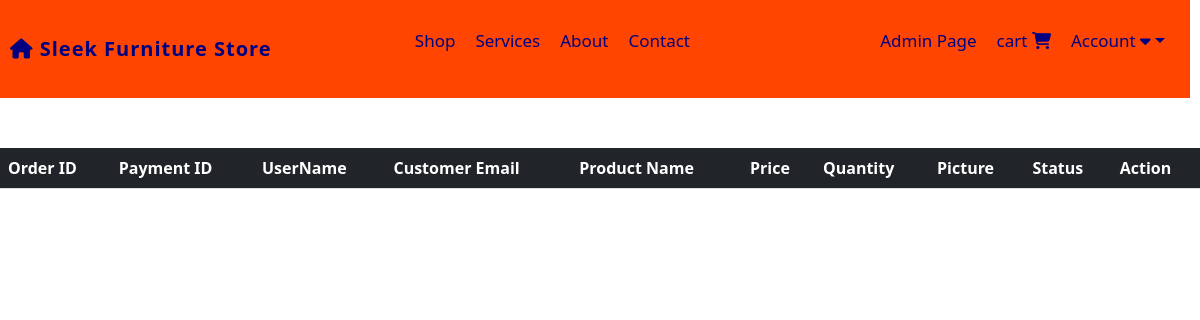
Page /view-orders (signed in) on the earlier database version.
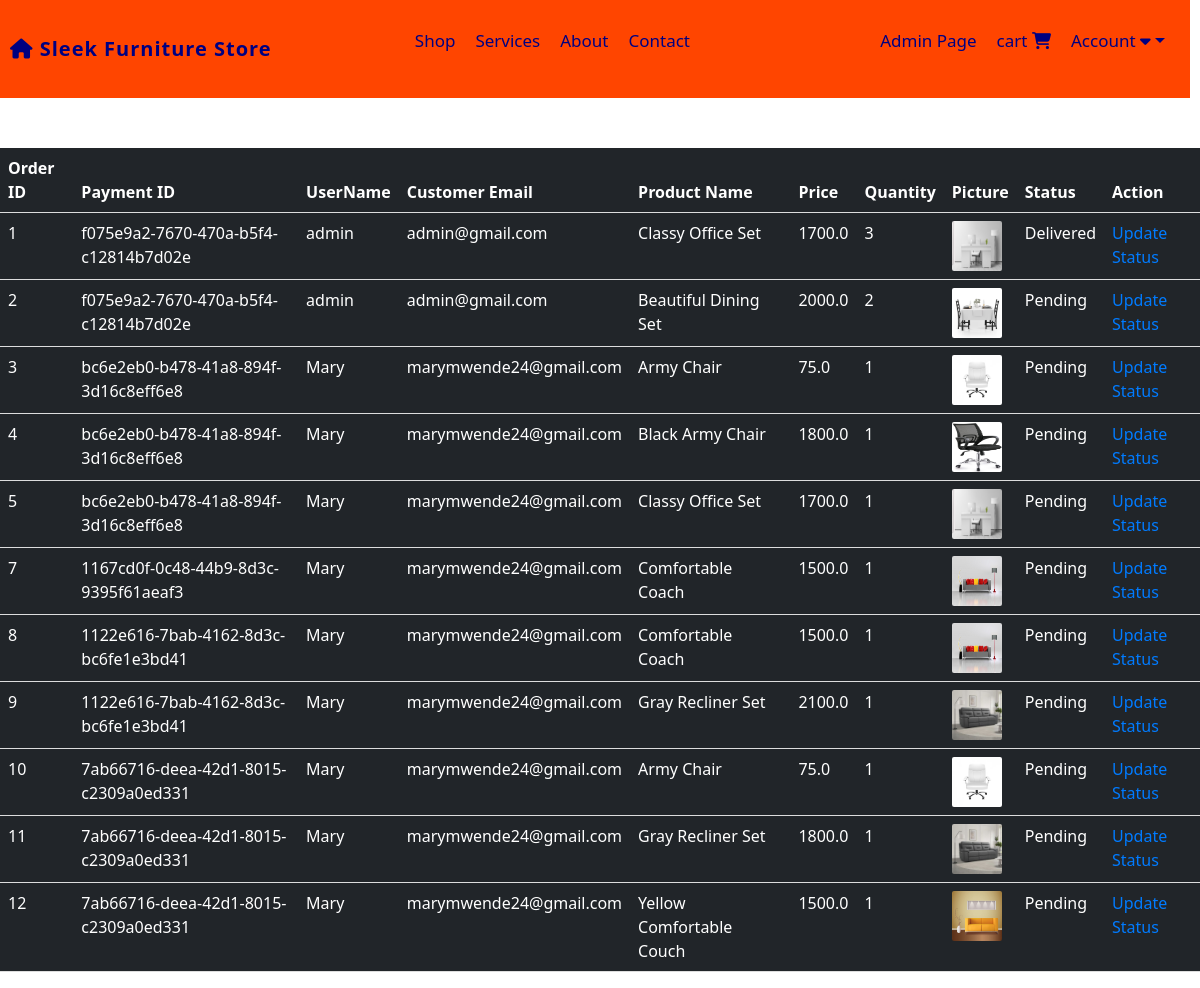
Same page on the later database version.
### website/models.py (models this page shows, shortened)
class Order(db.Model):
    id = db.Column(db.Integer, primary_key=True)
    quantity = db.Column(db.Integer, nullable=False)
    price = db.Column(db.Float, nullable=False)
    status = db.Column(db.String(100), nullable=False)
    payment_id = db.Column(db.String(1000), nullable=False)
    customer_link = db.Column(db.Integer, db.ForeignKey('customer.id'), nullable=False)
    product_link = db.Column(db.Integer, db.ForeignKey('product.id'), nullable=False)

class Customer(db.Model, UserMixin):
    id = db.Column(db.Integer, primary_key=True)
    email = db.Column(db.String(100), unique=True)
    username = db.Column(db.String(100), unique=True)
    password_hash = db.Column(db.String(100), nullable=False)
    date_joined = db.Column(db.DateTime(), default=datetime.utcnow)
    cart_items = db.relationship('Cart', backref=db.backref('customer', lazy=True))
    orders = db.relationship('Order', backref=db.backref('customer', lazy=True))
    @property
    def password(self):
        raise AttributeError('Password is not a readable attribute')

class Product(db.Model):
    id = db.Column(db.Integer, primary_key=True)
    product_name = db.Column(db.String(100), nullable=False)
    current_price = db.Column(db.Float, nullable=False)
    previous_price = db.Column(db.Float, nullable=False)
    in_stock = db.Column(db.Integer, nullable=False)
    product_picture = db.Column(db.String(1000), nullable=False)
    flash_sale = db.Column(db.Boolean, default=False)
    date_added = db.Column(db.DateTime(), default=datetime.utcnow)
    carts = db.relationship('Cart', backref='product', cascade='all, delete-orphan')
    orders = db.relationship('Order', backref='product', cascade='all, delete-orphan')

### website/admin.py (the view)
@admin.route('/view-orders')
@login_required
def order_view():
    if current_user.id == 1:
        orders = Order.query.all()
        return render_template('view_orders.html', orders=orders)
    return render_template('404.html')

### website/__init__.py (called while the page is built)
def create_app():
    app = Flask(__name__)
    app.config['SECRET_KEY'] = 'Marymutiso' #For encrypting session data for auth etc.
    app.config['SQLALCHEMY_DATABASE_URI'] = f'sqlite:///{DB_NAME}'
    migrate = Migrate(app, db)
    db.init_app(app)
    @app.errorhandler(404)
    def page_not_found(error):
        return render_template('404.html'), 404
    login_manager = LoginManager()
    login_manager.init_app(app)
    login_manager.login_view = 'auth.login'
    @login_manager.user_loader
    def load_user(id):
        return Customer.query.get(int(id))
    from .views import views
    from .auth import auth
    from .admin import admin
    from .models import Customer, Product, Cart, Order
    app.register_blueprint(views, url_prefix='/')
    app.register_blueprint(auth, url_prefix='/')
    app.register_blueprint(admin, url_prefix='/')
    return app

### website/templates/view_orders.html (shortened to what this page needs)
{% extends 'base.html' %}
{% block content %}
<table class="table table-dark table-hover">
    <thead>
        <tr>
            <th scope="col">Order ID</th>
            <th scope="col">Payment ID</th>
            <th scope="col">UserName</th>
            <th scope="col">Customer Email</th>
            <th scope="col">Product Name</th>
            <th scope="col">Price</th>
            <th scope="col">Quantity</th>
            <th scope="col">Picture</th>
            <th scope="col">Status</th>
            <th scope="col">Action</th>
        </tr>
    </thead>
    <tbody>
        {% for order in orders %}
        <tr>
            <td>{{ order.id }}</td>
            <td>{{ order.payment_id }}</td>
            <td>{{ order.customer.username }}</td>
            <td>{{ order.customer.email }}</td>
            <td>{{ order.product.product_name }}</td>
            <td>{{ order.price }}</td>
            <td>{{ order.quantity }}</td>
            <td><img src="{{ order.product.product_picture }}" alt="" style="height: 50px; width: 50px; border-radius: 2px;"></td>
            <td>{{ order.status}}</td>
            <td>
                <a href="/update-order/{{ order.id }}">Update Status</a>
            </td>
        </tr>
        {% endfor %}
    </tbody>
</table>
{% endblock %}

Differences in the rows shown:
added Order: id "1", payment_id "f075e9a2-7670-470a-b5f4-c12814b7d02e", customer.username "admin", customer.email "admin@gmail.com", product.product_name "Classy Office Set", price "1700.0", quantity "3", product.product_picture (picture), status "Delivered"
added Order: id "2", payment_id "f075e9a2-7670-470a-b5f4-c12814b7d02e", customer.username "admin", customer.email "admin@gmail.com", product.product_name "Beautiful Dining Set", price "2000.0", quantity "2", product.product_picture (picture), status "Pending"
added Order: id "3", payment_id "bc6e2eb0-b478-41a8-894f-3d16c8eff6e8", customer.username "Mary", customer.email "marymwende24@gmail.com", product.product_name "Army Chair", price "75.0", quantity "1", product.product_picture (picture), status "Pending"
added Order: id "4", payment_id "bc6e2eb0-b478-41a8-894f-3d16c8eff6e8", customer.username "Mary", customer.email "marymwende24@gmail.com", product.product_name "Black Army Chair", price "1800.0", quantity "1", product.product_picture (picture), status "Pending"
added Order: id "5", payment_id "bc6e2eb0-b478-41a8-894f-3d16c8eff6e8", customer.username "Mary", customer.email "marymwende24@gmail.com", product.product_name "Classy Office Set", price "1700.0", quantity "1", product.product_picture (picture), status "Pending"
added Order: id "7", payment_id "1167cd0f-0c48-44b9-8d3c-9395f61aeaf3", customer.username "Mary", customer.email "marymwende24@gmail.com", product.product_name "Comfortable Coach", price "1500.0", quantity "1", product.product_picture (picture), status "Pending"
added Order: id "8", payment_id "1122e616-7bab-4162-8d3c-bc6fe1e3bd41", customer.username "Mary", customer.email "marymwende24@gmail.com", product.product_name "Comfortable Coach", price "1500.0", quantity "1", product.product_picture (picture), status "Pending"
added Order: id "9", payment_id "1122e616-7bab-4162-8d3c-bc6fe1e3bd41", customer.username "Mary", customer.email "marymwende24@gmail.com", product.product_name "Gray Recliner Set", price "2100.0", quantity "1", product.product_picture (picture), status "Pending"
added Order: id "10", payment_id "7ab66716-deea-42d1-8015-c2309a0ed331", customer.username "Mary", customer.email "marymwende24@gmail.com", product.product_name "Army Chair", price "75.0", quantity "1", product.product_picture (picture), status "Pending"
added Order: id "11", payment_id "7ab66716-deea-42d1-8015-c2309a0ed331", customer.username "Mary", customer.email "marymwende24@gmail.com", product.product_name "Gray Recliner Set", price "1800.0", quantity "1", product.product_picture (picture), status "Pending"
added Order: id "12", payment_id "7ab66716-deea-42d1-8015-c2309a0ed331", customer.username "Mary", customer.email "marymwende24@gmail.com", product.product_name "Yellow Comfortable Couch", price "1500.0", quantity "1", product.product_picture (picture), status "Pending"
